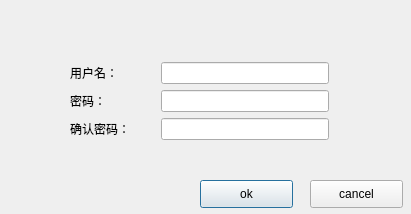
<?xml version="1.0" encoding="UTF-8"?>
<ui version="4.0">
 <class>LoginDialog</class>
 <widget class="QDialog" name="LoginDialog">
  <property name="geometry">
   <rect>
    <x>0</x>
    <y>0</y>
    <width>411</width>
    <height>214</height>
   </rect>
  </property>
  <property name="windowTitle">
   <string>Dialog</string>
  </property>
  <widget class="QLabel" name="hint">
   <property name="geometry">
    <rect>
     <x>70</x>
     <y>20</y>
     <width>251</width>
     <height>16</height>
    </rect>
   </property>
   <property name="text">
    <string/>
   </property>
   <property name="textFormat">
    <enum>Qt::RichText</enum>
   </property>
  </widget>
  <widget class="QPushButton" name="ok">
   <property name="geometry">
    <rect>
     <x>200</x>
     <y>180</y>
     <width>93</width>
     <height>28</height>
    </rect>
   </property>
   <property name="text">
    <string>ok</string>
   </property>
  </widget>
  <widget class="QPushButton" name="cancel">
   <property name="geometry">
    <rect>
     <x>310</x>
     <y>180</y>
     <width>93</width>
     <height>28</height>
    </rect>
   </property>
   <property name="text">
    <string>cancel</string>
   </property>
  </widget>
  <widget class="QWidget" name="">
   <property name="geometry">
    <rect>
     <x>70</x>
     <y>40</y>
     <width>259</width>
     <height>122</height>
    </rect>
   </property>
   <layout class="QVBoxLayout" name="verticalLayout_2">
    <item>
     <layout class="QVBoxLayout" name="verticalLayout">
      <item>
       <layout class="QHBoxLayout" name="horizontalLayout">
        <item>
         <widget class="QLabel" name="label">
          <property name="text">
           <string>用户名：</string>
          </property>
         </widget>
        </item>
        <item>
         <widget class="QLineEdit" name="id">
          <property name="maximumSize">
           <size>
            <width>168</width>
            <height>16777215</height>
           </size>
          </property>
         </widget>
        </item>
       </layout>
      </item>
      <item>
       <layout class="QHBoxLayout" name="horizontalLayout_2">
        <item>
         <widget class="QLabel" name="psd12">
          <property name="text">
           <string>密码：</string>
          </property>
         </widget>
        </item>
        <item>
         <widget class="QLineEdit" name="psd">
          <property name="maximumSize">
           <size>
            <width>168</width>
            <height>16777215</height>
           </size>
          </property>
          <property name="echoMode">
           <enum>QLineEdit::Password</enum>
          </property>
         </widget>
        </item>
       </layout>
      </item>
      <item>
       <layout class="QHBoxLayout" name="horizontalLayout_3">
        <item>
         <widget class="QLabel" name="repeat_label">
          <property name="text">
           <string>确认密码：</string>
          </property>
         </widget>
        </item>
        <item>
         <widget class="QLineEdit" name="repeat">
          <property name="maximumSize">
           <size>
            <width>168</width>
            <height>16777215</height>
           </size>
          </property>
          <property name="echoMode">
           <enum>QLineEdit::Password</enum>
          </property>
         </widget>
        </item>
       </layout>
      </item>
     </layout>
    </item>
   </layout>
  </widget>
 </widget>
 <resources/>
 <connections/>
</ui>
